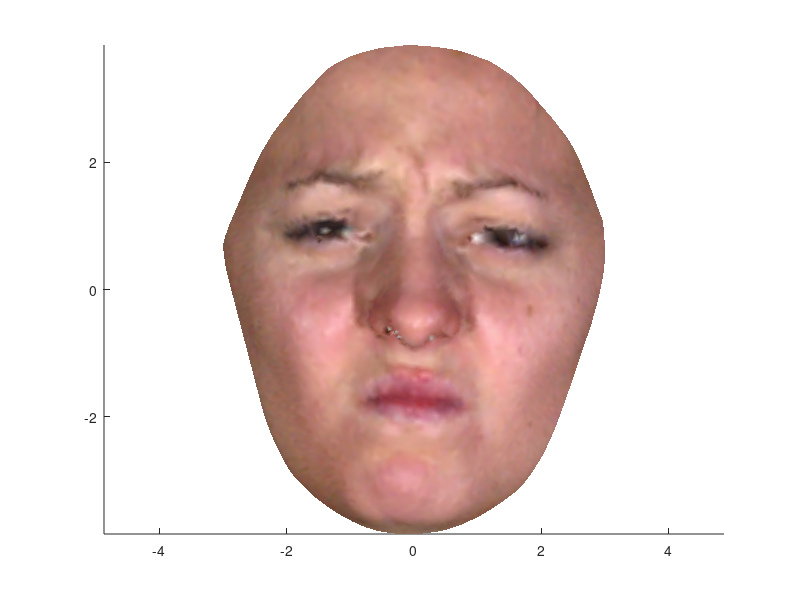

Reproduce this figure in MATLAB.
%WARNING WORKSPACE WILL BE CLEARED

clc
clear all
close all



%load points 3D array and rgb data
load ScannerData.mat

%now we have the points coordinate in the p variable
% rgb values in the C variable. Colors are referred to points location






%since the surface is in the z=f(x,y) form we just need to build a
%triangulation in 2D space.
%tesselate the points using only x and y coordinates
t=delaunay(p(:,1),p(:,2));




colormap(C);%build a colormap
%now each point has his own color
%point 1-> first row of C


figure(1)
axis equal
hold on
%trisurf automatically make points->Colormap association
%we just need to give the color map index 1:size(p,1)
trisurf(t,p(:,1),p(:,2),p(:,3),1:size(p,1),'edgecolor','none')


shading interp %colours are interpolated inside triangles

%that's all!!!!!!
